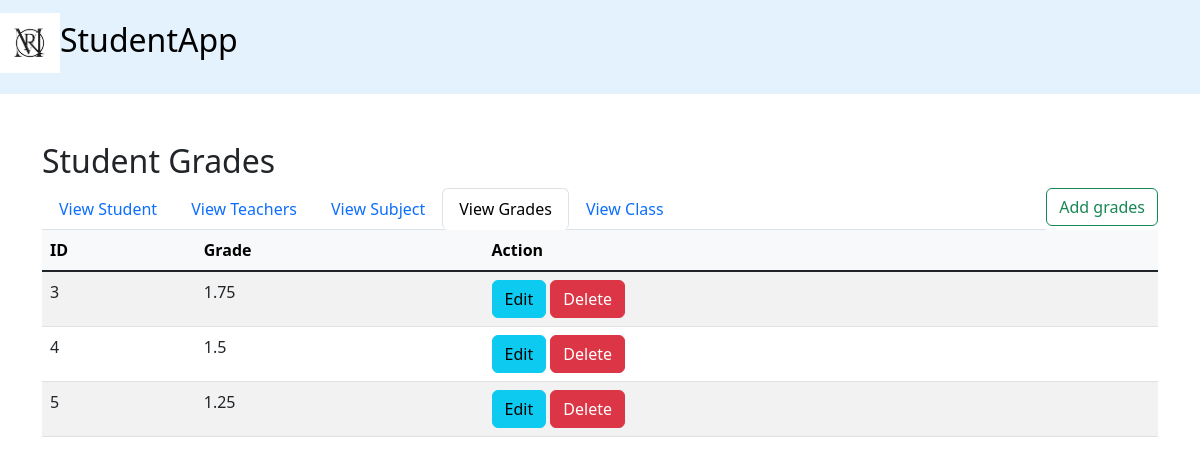
The page /grades.php on the database its author committed.
### tables this page shows
CREATE TABLE `grades` (
  `id_grade` int NOT NULL AUTO_INCREMENT,
  `grade` double NOT NULL,
  PRIMARY KEY (`id_grade`)
);

### grades.php (the view, shortened to what this page needs)
<!DOCTYPE html>
<html lang="en">
    <head>
        <link href="https://cdn.jsdelivr.net/npm/bootstrap@5.3.0-alpha3/dist/css/bootstrap.min.css" rel="stylesheet">
    </head>
    <body>
    <nav class ="navbar navbar-light justify-content-left fs-3 mb-5" style="background-color: #e3f2fd;">
        <a class="navbar-brand" href="#">
            <h2>
      <img src="RM.png" alt="RM" width="60" height="60">StudentApp
    </h2>
    </a> </nav>
       <div class = "container">
        <h2>Student Grades</h2>
        <a href="add_grades.php" class = "btn btn-outline-success float-end">Add grades</a>
        <ul class="nav nav-tabs">
            <li class="nav-item">
                <a href="student.php" class="btn btn float-start nav-link ">View Student</a>
            </li>
            <li class="nav-item">
                <a href="teacher.php" class="btn btn float-start nav-link ">View Teachers</a>
            </li>
            <li class="nav-item">
                <a href="subject.php" class="btn btn float-start nav-link">View Subject</a>
            </li>
            <li class="nav-item">
                <a href="grades.php" class="btn btn float-start nav-link active">View Grades</a>
            </li>
            <li class="nav-item">
                <a href="classes.php" class="btn btn float-start nav-link ">View Class</a>
            </li>
        </ul>
        <table class="table table-hover table-striped columns text-left">
        <thead class ="table-light">
            <tr>
            <th scope="col">ID</th>
            <th scope="col">Grade</th>
            <th scope="col">Action</th>
            </tr>
        </thead>
        <tbody class="table-group-divider">
            <?php
                include "config/config.php";
                $sql = "SELECT * FROM `grades`";
                $result = mysqli_query($conn, $sql);
                while ($row = mysqli_fetch_assoc($result)){
                    ?>
                     <tr>
                    <td> <?php echo $row['id_grade'] ?> </td>
                    <td> <?php echo $row['grade'] ?> </td>
                    <td>
                        <a href = "edit_grade.php?id=<?php echo $row['id_grade'] ?>" class="link-dark">
                        <button class= "btn btn-info" type = "submit">Edit</button></a>
                        <a href = "delete_grade.php?id=<?php echo $row['id_grade'] ?>" class="link-dark">
                        <button class= "btn btn-danger" type = "submit">Delete</button></a>
                        </td>
                    </tr>
                    <?php
                }
            ?>
        </tbody>
        </table>
       </div>
</body>
</html>

### rows shown on the page
grades: id_grade "3", grade "1.75"
grades: id_grade "4", grade "1.5"
grades: id_grade "5", grade "1.25"
